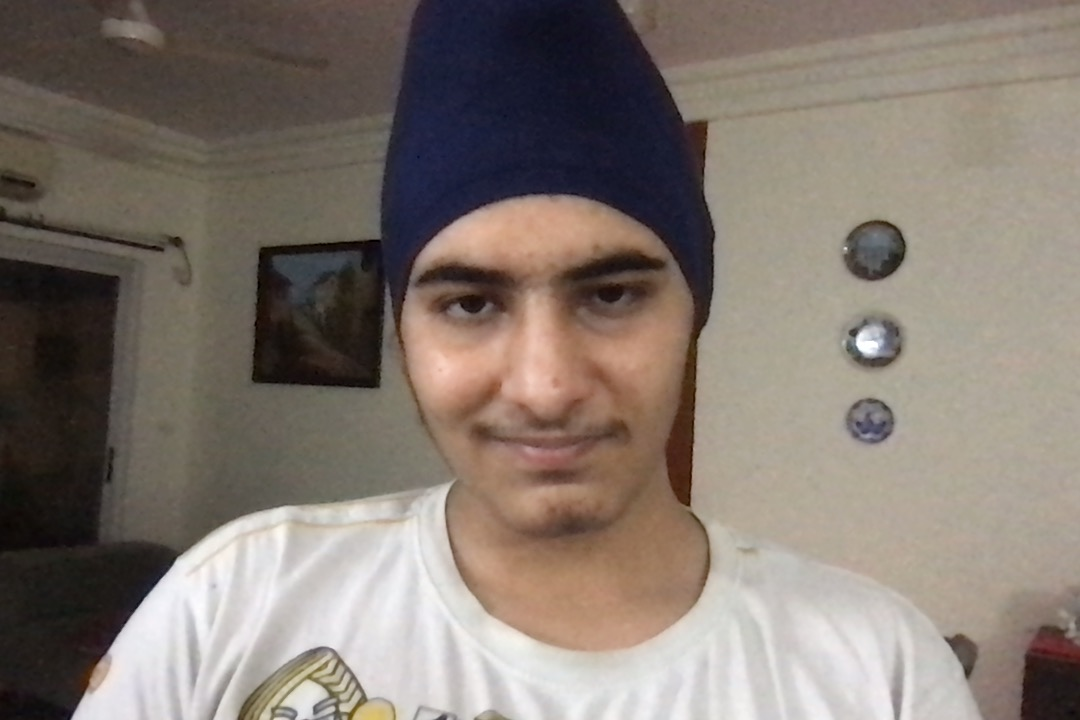
#> input picture assignments/a3/img.jpg, 1080 x 720 px
$ python main.py
#> lines starting #> are read from the running program, lines starting #| are printed output that depends on the picture
import cv2
import numpy as np

img = cv2.imread("img.jpg", 1)
#> img is the input picture: shape (720, 1080, 3); mean B, G, R 111.9, 120.4, 131
# img = cv2.resize(img, (0, 0), fx=0.5, fy=0.5)

cv2.imshow('original', img)

gray = cv2.cvtColor(img, cv2.COLOR_BGR2GRAY)
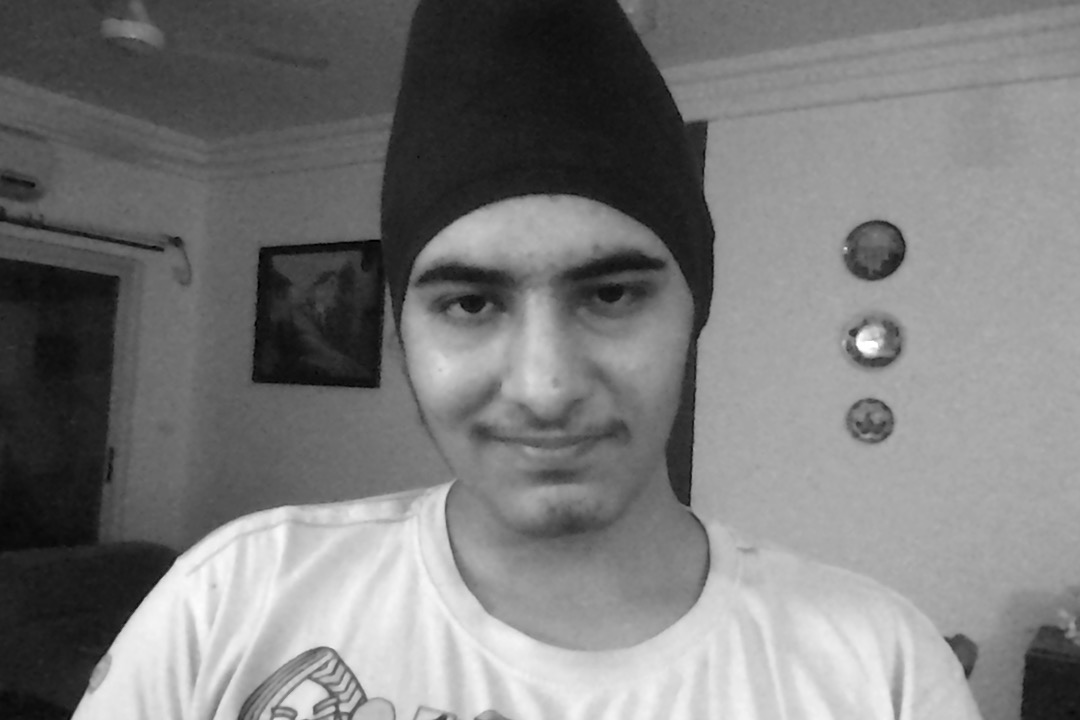
#> gray: shape (720, 1080); min 1, max 255, mean 122.6
cv2.imshow('gray', gray)

blurred = cv2.GaussianBlur(255 - gray, ksize=(41, 41),
                            sigmaX=10, sigmaY=10)
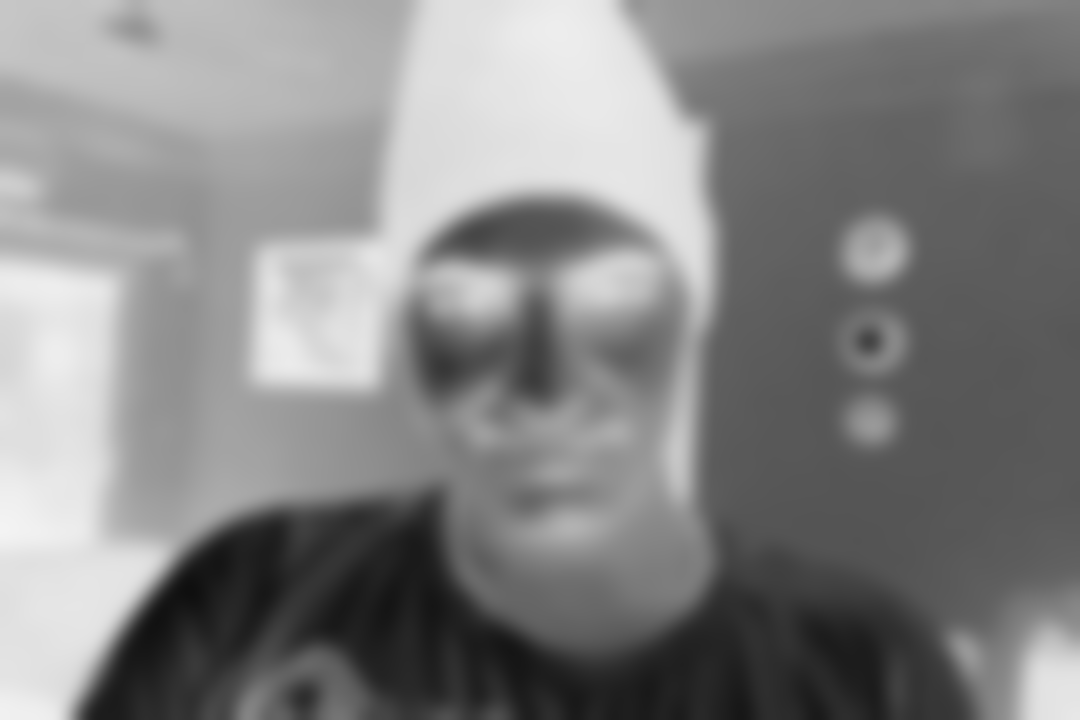
#> blurred: shape (720, 1080); min 15, max 243, mean 132.4
cv2.imshow('blurred', blurred)

def dodgeV2(image, mask):
    return cv2.divide(image, 255-mask, scale=256)
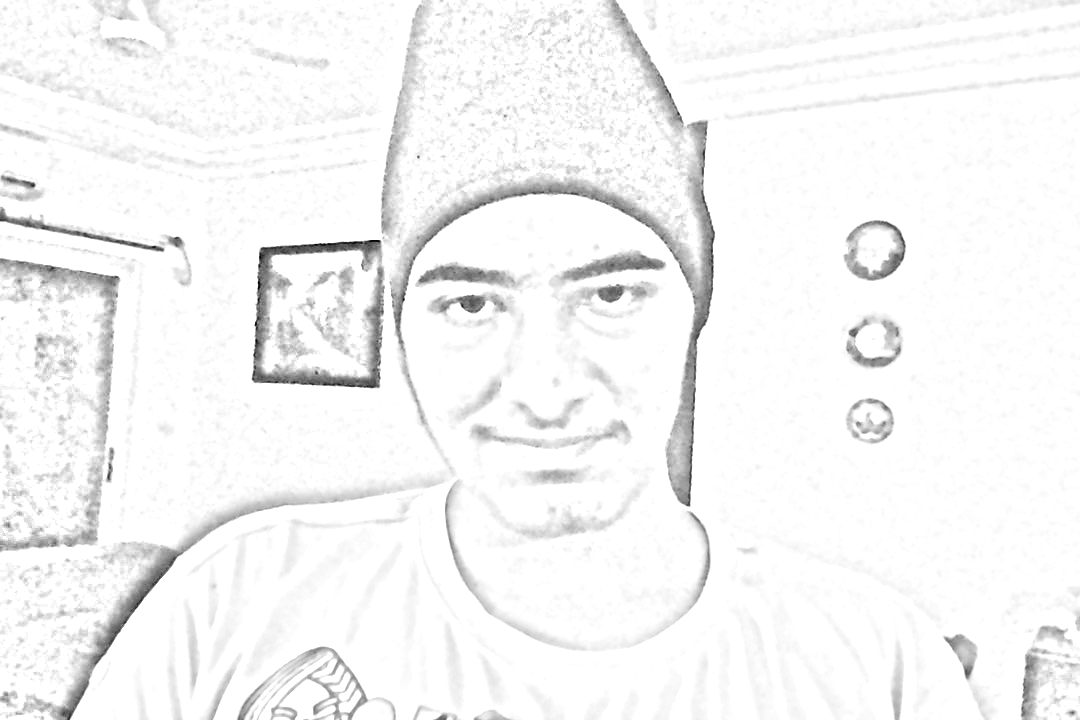
#> returned value: shape (720, 1080); min 5, max 255, mean 245.4

final = dodgeV2(gray, blurred)

# [19 lines of commented-out code are left out]

cv2.imshow('sketch', final)
cv2.imwrite('sketch.jpg', final)

cv2.waitKey(0)
cv2.destroyAllWindows()
